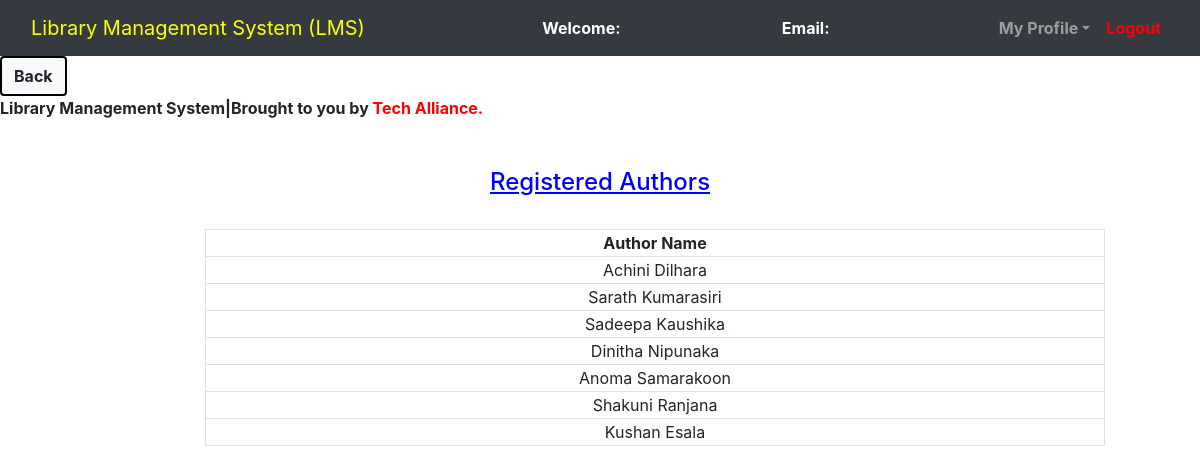
Screenshot of /admin/Regauthor.php with the database file from the repository.
### tables this page shows
CREATE TABLE `authors` (
  `author_id` int(11) NOT NULL,
  `author_name` varchar(250) NOT NULL
);

### admin/Regauthor.php (the view, shortened to what this page needs)
<?php
	$connection = mysqli_connect("localhost","root","");
	$query = "select * from Authors";
?>
<!DOCTYPE html>
<html>
<head>
	<link rel="stylesheet" type="text/css" href="../bootstrap-4.4.1/css/bootstrap.min.css">
</head>
<body>
	<nav class="navbar navbar-expand-lg navbar-dark bg-dark">
		<div class="container-fluid">
			<div class="navbar-header">
				<a class="navbar-brand" href="admin_dashboard.php"style=color:yellow;>Library Management System (LMS)</style></a>
			</div>
			<font style="color: white"><span><strong>Welcome: <?php echo $_SESSION['name'];?></strong></span></font>
			<font style="color: white"><span><strong>Email: <?php echo $_SESSION['email'];?></strong></font>
		    <ul class="nav navbar-nav navbar-right">
		      <li class="nav-item dropdown">
	        	<a class="nav-link dropdown-toggle" data-toggle="dropdown"><b>My Profile</b></a>
		      </li>
		      <li class="nav-item">
		        <a class="nav-link" href="../logout.php"style=color:red;><b>Logout</b></style></a>
		      </li>
		    </ul>
		</div>
	</nav>
	<a href="admin_dashboard.php" class="btn btn-light" style="border: 2px solid black;"><b>Back</b></a>
	<br>
	<span><marquee><b>Library Management System|Brought to you by <span style=color:red;>Tech Alliance</style>.</b></marquee></span><br><br>
		<center><h4 style=color:blue;><u>Registered Authors</u></h4><br></center>
		<div class="row">
			<div class="col-md-2"></div>
			<div class="col-md-8">
				<form>
					<table class="table-bordered" width="900px" style="text-align: center">
						<tr>
							<th>Author Name</th>
						</tr>
					<?php
						$query_run = mysqli_query($connection,$query);
						while ($row = mysqli_fetch_assoc($query_run)){
							?>
							<tr>
							<td><?php echo $row['author_name'];?></td>
						</tr>
					<?php
						}
					?>
				</table>
				</form>
			</div>
			<div class="col-md-2"></div>
		</div>
</body>
</html>

### rows the page displays
authors: author_name "Achini Dilhara"
authors: author_name "Sarath Kumarasiri"
authors: author_name "Sadeepa Kaushika"
authors: author_name "Dinitha Nipunaka"
authors: author_name "Anoma Samarakoon"
authors: author_name "Shakuni Ranjana"
authors: author_name "Kushan Esala"
